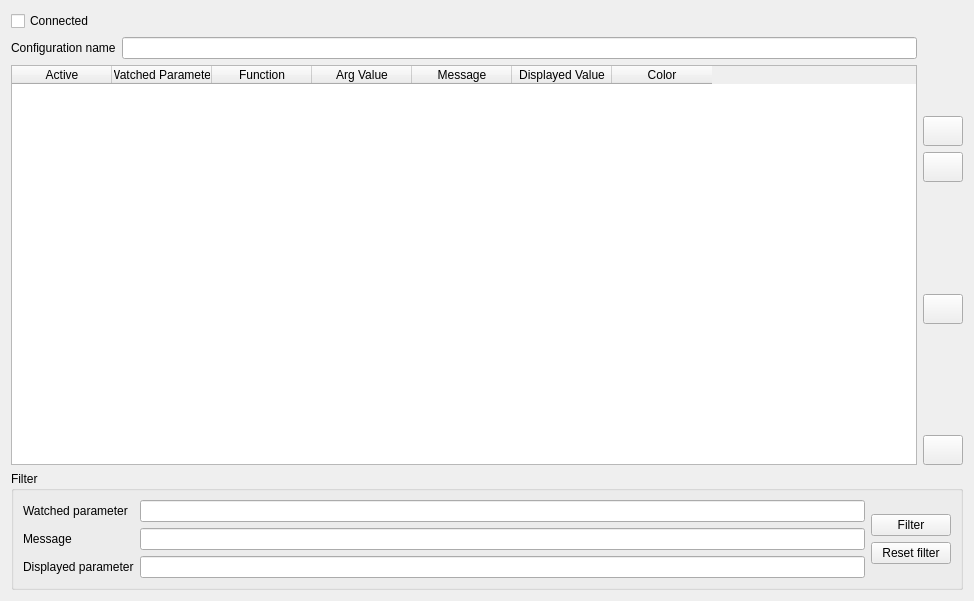
<?xml version="1.0" encoding="UTF-8"?>
<ui version="4.0">
 <class>AlarmConfigurationWidget</class>
 <widget class="QWidget" name="AlarmConfigurationWidget">
  <property name="geometry">
   <rect>
    <x>0</x>
    <y>0</y>
    <width>974</width>
    <height>594</height>
   </rect>
  </property>
  <property name="windowTitle">
   <string>Form</string>
  </property>
  <layout class="QVBoxLayout" name="verticalLayout_6">
   <item>
    <layout class="QHBoxLayout" name="horizontalLayout_2">
     <item>
      <layout class="QVBoxLayout" name="verticalLayout_5">
       <item>
        <widget class="QCheckBox" name="connectedCheckBox">
         <property name="text">
          <string>Connected</string>
         </property>
        </widget>
       </item>
       <item>
        <layout class="QHBoxLayout" name="horizontalLayout">
         <item>
          <widget class="QLabel" name="label">
           <property name="text">
            <string>Configuration name</string>
           </property>
          </widget>
         </item>
         <item>
          <widget class="QLineEdit" name="configNameLineEdit"/>
         </item>
        </layout>
       </item>
       <item>
        <widget class="QTableWidget" name="alarmsTableWidget">
         <property name="minimumSize">
          <size>
           <width>700</width>
           <height>400</height>
          </size>
         </property>
         <property name="editTriggers">
          <set>QAbstractItemView::NoEditTriggers</set>
         </property>
         <property name="alternatingRowColors">
          <bool>true</bool>
         </property>
         <property name="selectionMode">
          <enum>QAbstractItemView::SingleSelection</enum>
         </property>
         <property name="selectionBehavior">
          <enum>QAbstractItemView::SelectRows</enum>
         </property>
         <attribute name="horizontalHeaderHighlightSections">
          <bool>false</bool>
         </attribute>
         <attribute name="verticalHeaderVisible">
          <bool>true</bool>
         </attribute>
         <column>
          <property name="text">
           <string>Active</string>
          </property>
         </column>
         <column>
          <property name="text">
           <string>Watched Parameter</string>
          </property>
         </column>
         <column>
          <property name="text">
           <string>Function</string>
          </property>
         </column>
         <column>
          <property name="text">
           <string>Arg Value</string>
          </property>
         </column>
         <column>
          <property name="text">
           <string>Message</string>
          </property>
         </column>
         <column>
          <property name="text">
           <string>Displayed Value</string>
          </property>
         </column>
         <column>
          <property name="text">
           <string>Color</string>
          </property>
         </column>
        </widget>
       </item>
      </layout>
     </item>
     <item>
      <layout class="QVBoxLayout" name="verticalLayout_2">
       <item>
        <spacer name="verticalSpacer">
         <property name="orientation">
          <enum>Qt::Vertical</enum>
         </property>
         <property name="sizeHint" stdset="0">
          <size>
           <width>20</width>
           <height>40</height>
          </size>
         </property>
        </spacer>
       </item>
       <item>
        <widget class="QPushButton" name="upPushButton">
         <property name="minimumSize">
          <size>
           <width>30</width>
           <height>30</height>
          </size>
         </property>
         <property name="text">
          <string/>
         </property>
         <property name="icon">
          <iconset resource="../resources/icons/icons.qrc">
           <normaloff>:/icons8_up4_16px.png</normaloff>:/icons8_up4_16px.png</iconset>
         </property>
         <property name="iconSize">
          <size>
           <width>20</width>
           <height>20</height>
          </size>
         </property>
        </widget>
       </item>
       <item>
        <widget class="QPushButton" name="downPushButton">
         <property name="minimumSize">
          <size>
           <width>30</width>
           <height>30</height>
          </size>
         </property>
         <property name="text">
          <string/>
         </property>
         <property name="icon">
          <iconset resource="../resources/icons/icons.qrc">
           <normaloff>:/icons8_down4_16px.png</normaloff>:/icons8_down4_16px.png</iconset>
         </property>
         <property name="iconSize">
          <size>
           <width>20</width>
           <height>20</height>
          </size>
         </property>
        </widget>
       </item>
       <item>
        <spacer name="verticalSpacer_2">
         <property name="orientation">
          <enum>Qt::Vertical</enum>
         </property>
         <property name="sizeHint" stdset="0">
          <size>
           <width>20</width>
           <height>40</height>
          </size>
         </property>
        </spacer>
       </item>
       <item>
        <widget class="QPushButton" name="newPushButton">
         <property name="minimumSize">
          <size>
           <width>30</width>
           <height>30</height>
          </size>
         </property>
         <property name="text">
          <string/>
         </property>
         <property name="icon">
          <iconset resource="../resources/icons/icons.qrc">
           <normaloff>:/icons8_plus_math_32px_1.png</normaloff>:/icons8_plus_math_32px_1.png</iconset>
         </property>
         <property name="iconSize">
          <size>
           <width>20</width>
           <height>20</height>
          </size>
         </property>
        </widget>
       </item>
       <item>
        <spacer name="verticalSpacer_3">
         <property name="orientation">
          <enum>Qt::Vertical</enum>
         </property>
         <property name="sizeHint" stdset="0">
          <size>
           <width>20</width>
           <height>40</height>
          </size>
         </property>
        </spacer>
       </item>
       <item>
        <widget class="QPushButton" name="delPushButton">
         <property name="minimumSize">
          <size>
           <width>30</width>
           <height>30</height>
          </size>
         </property>
         <property name="text">
          <string/>
         </property>
         <property name="icon">
          <iconset resource="../resources/icons/icons.qrc">
           <normaloff>:/icons8_minus_math_32px.png</normaloff>:/icons8_minus_math_32px.png</iconset>
         </property>
         <property name="iconSize">
          <size>
           <width>20</width>
           <height>20</height>
          </size>
         </property>
        </widget>
       </item>
      </layout>
     </item>
    </layout>
   </item>
   <item>
    <widget class="QGroupBox" name="groupBox">
     <property name="title">
      <string>Filter</string>
     </property>
     <layout class="QHBoxLayout" name="horizontalLayout_3">
      <item>
       <layout class="QVBoxLayout" name="verticalLayout">
        <item>
         <widget class="QLabel" name="label_2">
          <property name="text">
           <string>Watched parameter</string>
          </property>
         </widget>
        </item>
        <item>
         <widget class="QLabel" name="label_3">
          <property name="text">
           <string>Message</string>
          </property>
         </widget>
        </item>
        <item>
         <widget class="QLabel" name="label_4">
          <property name="text">
           <string>Displayed parameter</string>
          </property>
         </widget>
        </item>
       </layout>
      </item>
      <item>
       <layout class="QVBoxLayout" name="verticalLayout_3">
        <item>
         <widget class="QLineEdit" name="watchedParamLineEdit"/>
        </item>
        <item>
         <widget class="QLineEdit" name="messageLineEdit"/>
        </item>
        <item>
         <widget class="QLineEdit" name="displayedParamLineEdit"/>
        </item>
       </layout>
      </item>
      <item>
       <layout class="QVBoxLayout" name="verticalLayout_4">
        <item>
         <spacer name="verticalSpacer_4">
          <property name="orientation">
           <enum>Qt::Vertical</enum>
          </property>
          <property name="sizeHint" stdset="0">
           <size>
            <width>20</width>
            <height>40</height>
           </size>
          </property>
         </spacer>
        </item>
        <item>
         <widget class="QPushButton" name="filterPushButton">
          <property name="minimumSize">
           <size>
            <width>80</width>
            <height>0</height>
           </size>
          </property>
          <property name="text">
           <string>Filter</string>
          </property>
         </widget>
        </item>
        <item>
         <widget class="QPushButton" name="resetFilterPushButton">
          <property name="minimumSize">
           <size>
            <width>80</width>
            <height>0</height>
           </size>
          </property>
          <property name="text">
           <string>Reset filter</string>
          </property>
         </widget>
        </item>
        <item>
         <spacer name="verticalSpacer_5">
          <property name="orientation">
           <enum>Qt::Vertical</enum>
          </property>
          <property name="sizeHint" stdset="0">
           <size>
            <width>20</width>
            <height>40</height>
           </size>
          </property>
         </spacer>
        </item>
       </layout>
      </item>
     </layout>
    </widget>
   </item>
  </layout>
 </widget>
 <resources>
  <include location="../resources/icons/icons.qrc"/>
 </resources>
 <connections/>
</ui>
